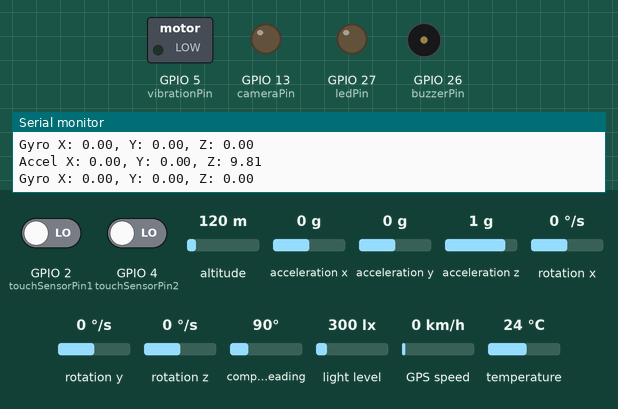
This sketch was run on a simulated ESP32. Shown: switched loads named in the sketch (green lamp = pin HIGH), output pins drawn as LEDs (lit = HIGH), buzzer (waves = sounding), the last lines printed to the serial monitor. The inputs (shaded band) are chosen by the test bench; at power-on: GPIO 2 (touchSensorPin1) LOW, light level 300 lx, altitude 120 m, GPIO 4 (touchSensorPin2) LOW, acceleration x 0 g, acceleration y 0 g, acceleration z 1 g, rotation x 0 °/s, rotation y 0 °/s, rotation z 0 °/s, compass heading 90°, GPS speed 0 km/h, temperature 24 °C. WiFi joins after 1.5 s; servers stay silent unless stated; the GPS gets a fix after 3 s at 37.7749, -122.4194 with 8 satellites; pins used as bus, display or sensor lines are not drawn.

Above: at 3.2 s.
3.3 s: GPIO 2 (touchSensorPin1) driven HIGH
At 7.27 s:
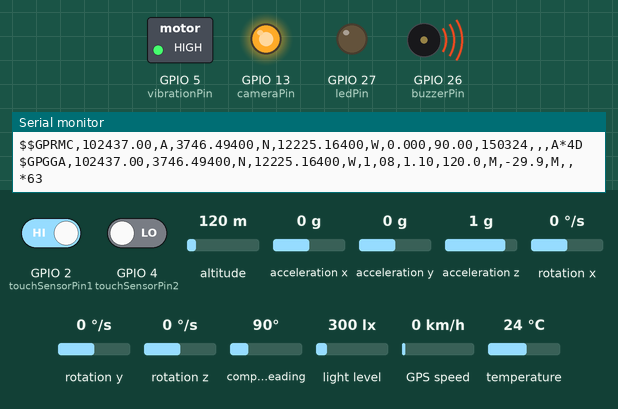
7.3 s: light level set to 32 lx
11.3 s: light level set to 26 lx
At 14.0 s:
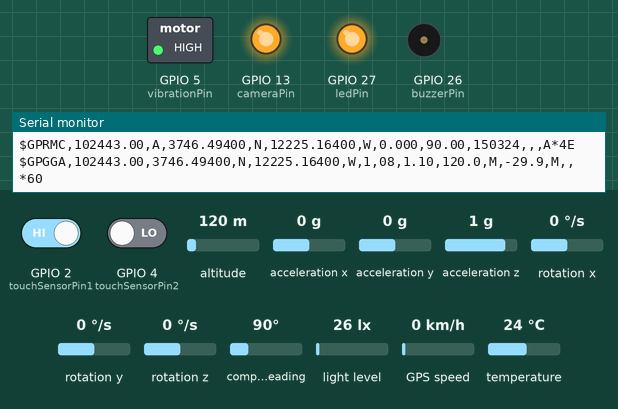
15.3 s: altitude set to 20 m
19.3 s: light level set to 40 lx
At 21.7 s:
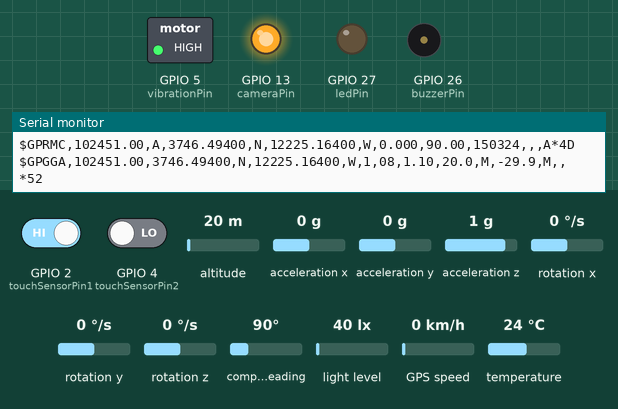
23.3 s: light level set to 8 lx
At 27.38 s:
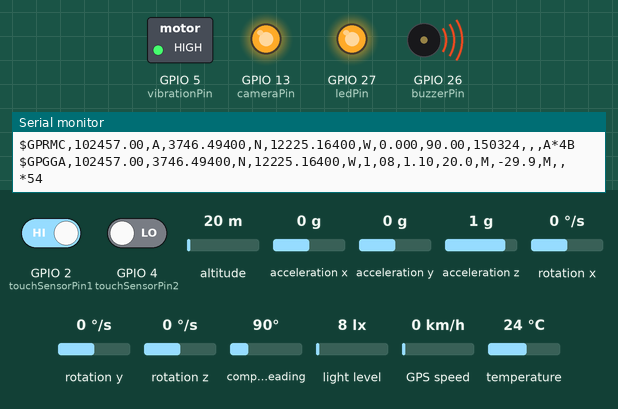
Timing chart, 0 to 28.3 s (numbered marks = the images above; inputs shaded):
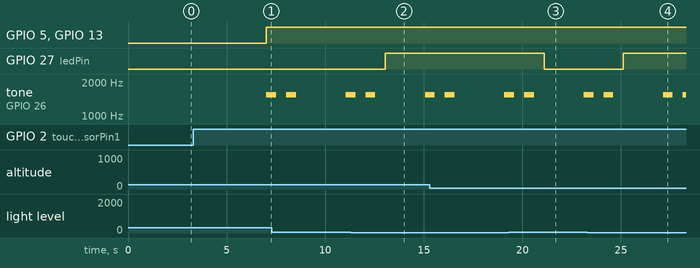

Measured:
- the behaviour switches between 29 and 28 lx on light level (found by bisection; images 1 and 2)
- after the input at 3.3 s, GPIO 5 (vibrationPin), GPIO 13 (cameraPin): LOW → HIGH after 3.7 s; tone on GPIO 26 (buzzerPin): silent → 1535 Hz after 3.7 s
- after the input at 11.3 s, GPIO 27 (ledPin): LOW → HIGH after 1.8 s
- after the input at 19.3 s, GPIO 27 (ledPin): HIGH → LOW after 1.8 s
- after the input at 23.3 s, GPIO 27 (ledPin): LOW → HIGH after 1.8 s

The sketch:

Project_code_b4_MIC.ino
```cpp
#include <WiFi.h>
#include <HTTPClient.h>
#include <WiFiClientSecure.h>  // Include WiFiClientSecure for HTTPS
#include <HardwareSerial.h>
#include <TinyGPS++.h>
#include <Wire.h>
#include <Adafruit_MPU6050.h>
#include <Adafruit_Sensor.h>
#include <BH1750.h>  // Include the BH1750 library for the light sensor

Adafruit_MPU6050 mpu; // MPU6050 object
TinyGPSPlus gps; // GPS object
HardwareSerial neo6m(1); // Use hardware serial port 1 on ESP32
BH1750 lightMeter;  // Create an instance of the BH1750 sensor

// WiFi credentials
const char* ssid = "<SSID>";
const char* password = "<PASSWORD>";
// int runOnce = 1;

// Touch sensor and actuator pins
#define touchSensorPin1 2   // GPIO2 (D2) for first TTP 223 touch sensor
#define touchSensorPin2 4   // GPIO4 (D4) for second TTP 223 touch sensor
#define vibrationPin 5      // GPIO5 for the vibration module
#define buzzerPin 26        // GPIO25 for the buzzer
#define ledPin 27           // GPIO13 for the LED controlled by light sensor
//CAM
#define cameraPin 13  // GPIO13 for camera

// GPS module pins
#define gpsRxPin 16         // GPIO16 for Tx pin of GPS module
#define gpsTxPin 17         // GPIO17 for Rx pin of GPS module

int globMode;
bool State = false;
bool gyroTriggered = false;
bool sensor1State = false;
bool sensor2State = false;
// bool vibrationOn = false;
bool buzzerOn = false;
bool emergencyActive = false;  // To track if emergency is active
unsigned long vibrationStartTime = 0;
const unsigned long vibrationDuration = 10000; // 10 seconds

// Light sensor threshold
const float lightThreshold = 28.0; // Light intensity threshold in lux

// Long press configuration
const unsigned long touchDuration = 3000; // 3 seconds
unsigned long touchStartTime1 = 0;
unsigned long touchStartTime2 = 0;

void setup() {
  pinMode(touchSensorPin1, INPUT);  // Set touch sensor 1 pin as input
  pinMode(touchSensorPin2, INPUT);  // Set touch sensor 2 pin as input
  pinMode(vibrationPin, OUTPUT);    // Set vibration module pin as output
  pinMode(buzzerPin, OUTPUT);       // Set buzzer pin as output
  pinMode(ledPin, OUTPUT);          // Set LED pin as output
  digitalWrite(vibrationPin, LOW);  // Ensure vibration module is off initially
  digitalWrite(buzzerPin, LOW);     // Ensure buzzer is off initially
  digitalWrite(ledPin, LOW);        // Ensure LED is off initially

  pinMode(cameraPin, OUTPUT);  // Set camera pin as output

  Serial.begin(115200);             // Initialize serial communication

  WiFi.begin(ssid, password); // Connect to WiFi with ESP32-specific parameters
  neo6m.begin(9600, SERIAL_8N1, gpsRxPin, gpsTxPin); // Start serial communication with GPS module

  while (!Serial) delay(10);        // Wait for serial monitor to open
  // Serial.println("Initializing MPU6050...");

  if (!mpu.begin()) {
    Serial.println("Failed to find MPU6050 chip");
    while (1) { delay(10); }
  }

  mpu.setAccelerometerRange(MPU6050_RANGE_2_G);
  mpu.setGyroRange(MPU6050_RANGE_250_DEG);
  mpu.setFilterBandwidth(MPU6050_BAND_21_HZ);

  Serial.println("Connecting to WiFi...");
  while (WiFi.status() != WL_CONNECTED) {
    delay(1000);
    Serial.print(".");
  }
  Serial.println("\nWiFi connected");

  Serial.println("Initializing GPS module...");
  neo6m.begin(9600, SERIAL_8N1, gpsRxPin, gpsTxPin);

  // Serial.println("Initializing light sensor...");
  if (!lightMeter.begin(BH1750::CONTINUOUS_HIGH_RES_MODE)) {
    Serial.println("Error initializing BH1750");
    while (1);
  }

  Serial.println("Setup completed.");
}

static void smartdelay_gps(unsigned long ms) {
  unsigned long start = millis();
  do {
    while (neo6m.available()) {
      char c = neo6m.read();
      Serial.write(c);  // Print raw data for debugging
      gps.encode(c);
    }
  } while (millis() - start < ms);
}

String generateMapLink(float lat, float lon) {
  String latDirection = (lat >= 0) ? "N" : "S";  // Determine if latitude is North or South
  String lonDirection = (lon >= 0) ? "E" : "W";  // Determine if longitude is East or West

  // Convert latitude and longitude to absolute values for formatting
  float absLat = abs(lat);
  float absLon = abs(lon);

  // Construct the formatted URL string
  String mapLink = "https://www.google.com/maps/place/";
  mapLink += String(absLat, 6);  // Append latitude with 6 decimal places
  mapLink += latDirection;       // Append North (N) or South (S)
  mapLink += String(absLon, 6);  // Append longitude with 6 decimal places
  mapLink += lonDirection;       // Append East (E) or West (W)
  mapLink += "/";

  return mapLink;
}

void sendMsg(int emg_mode, float lat, float lon) {
    String mapLink = generateMapLink(lat, lon);
    String msgString;
    if (emg_mode == 0) {
      msgString = "Emergency\n\n" + mapLink;
    } else {
      msgString = "Health emergency\n\n" + mapLink;
    }
    Serial.println(msgString);
}

void updateLocation_sendMSG(int mode) {
  smartdelay_gps(1000); // Collect GPS data

  if (WiFi.status() == WL_CONNECTED) {
    if (gps.location.isUpdated()) {
      Serial.print(F("Location: "));
      if (gps.location.isValid()) {
        Serial.print("Lat: ");
        Serial.print(gps.location.lat(), 6);
        Serial.print(F(", Lng: "));
        Serial.print(gps.location.lng(), 6);
        Serial.println();

        sendMsg(mode, gps.location.lat(), gps.location.lng());

        Serial.println(F("Location update sent."));
      } else {
        Serial.println(F("INVALID"));
      }
    }
  }
}

void activateEmergency(int mode) {
  digitalWrite(vibrationPin, HIGH);  // Turn on vibration module
  // vibrationOn = true;                // Set vibration state to on
  vibrationStartTime = millis();     // Record the start time

  digitalWrite(buzzerPin, HIGH);  // Turn on buzzer
  tone(buzzerPin, 1535, 500);      // Sound the buzzer with a frequency of 200 Hz
  buzzerOn = true;

  emergencyActive = true;   // Mark emergency as active


  digitalWrite(cameraPin, HIGH);    //Camera

  gyroTriggered = false;

  // Initial GPS and message sending
  updateLocation_sendMSG(mode);
}

void deactivateEmergency() {
  digitalWrite(vibrationPin, LOW);   // Turn off vibration module
  // vibrationOn = false;               // Reset vibration state

  digitalWrite(buzzerPin, LOW);      // Turn off buzzer
  noTone(buzzerPin);                 // Stop the tone (optional)
  buzzerOn = false;                  // Reset buzzer state

  digitalWrite(ledPin, LOW);         // Turn off LED when emergency is deactivated
  digitalWrite(cameraPin, LOW);   // Turn off camera

  emergencyActive = false;           // Mark emergency as inactive
}

void controlLEDByLightSensor() {
  float lux = lightMeter.readLightLevel(); // Read the light intensity in lux

  Serial.print("Light Intensity: ");
  Serial.print(lux);
  Serial.println(" lux");

  if (lux < lightThreshold) {
    digitalWrite(ledPin, HIGH); // Turn on LED
    // Serial.println("It's dark, LED ON");
  } else {
    digitalWrite(ledPin, LOW); // Turn off LED
    // Serial.println("It's bright, LED OFF");
  }
}

void loop() {
  // Read touch sensors
  sensor1State = digitalRead(touchSensorPin1);
  sensor2State = digitalRead(touchSensorPin2);

  // Read gyroscope data
  sensors_event_t a, g, temp;
  mpu.getEvent(&a, &g, &temp);

  Serial.printf("Accel X: %.2f, Y: %.2f, Z: %.2f\n", a.acceleration.x, a.acceleration.y, a.acceleration.z);
  Serial.printf("Gyro X: %.2f, Y: %.2f, Z: %.2f\n", g.gyro.x, g.gyro.y, g.gyro.z);
  // Serial.printf("Temp: %.2f C\n", temp.temperature);

  // Check for sudden movement
  if (abs(a.acceleration.x) > 15 || abs(a.acceleration.y) > 15 || abs(a.acceleration.z) > 15 ||
      abs(g.gyro.x) > 120 || abs(g.gyro.y) > 120 || abs(g.gyro.z) > 120) {

    if (!gyroTriggered) {
      Serial.println("Sudden movement detected - Vibration activated.");

      digitalWrite(vibrationPin, HIGH);  // Turn on vibration module
      // vibrationOn = true;                // Set vibration state to on
      gyroTriggered = true;
      vibrationStartTime = millis();     // Record the start time
    }
  }

  // Check if vibration has been on for more than the threshold
  if (gyroTriggered && ((millis() - vibrationStartTime) >= vibrationDuration)) {
    Serial.println("Vibration duration exceeded - Emergency activated");
    globMode = 1;
    activateEmergency(globMode);
  }

  // Check for long press activation on touch sensor 1 or 2
  if (sensor1State || sensor2State) {
    //for touch sensor 1
    if (touchStartTime1 == 0) { // If not already timing
      touchStartTime1 = millis(); // Start timing
    } else if (millis() - touchStartTime1 >= touchDuration) {
      // if (!vibrationOn) {                                                           //WHY?
      //   // Serial.println("Touch sensor 1 long press - Emergency activated");
      //   activateEmergency(0);
      // }
      globMode = 0;
      activateEmergency(globMode);
    }
    //for touch sensor 2
    if (touchStartTime2 == 0) { // If not already timing
      touchStartTime2 = millis(); // Start timing
    } else if (millis() - touchStartTime2 >= touchDuration) {
      // if (!vibrationOn) {
      //   // Serial.println("Touch sensor 2 long press - Emergency activated");
      //   activateEmergency(0);
      // }
      globMode = 0;
      activateEmergency(globMode);
    }
  } else {
    touchStartTime1 = 0; // Reset the timer if touch is released
    touchStartTime2 = 0; // Reset the timer if touch is released
  }

  // Deactivate emergency if both touch sensors are touched simultaneously
  if (sensor1State && sensor2State) {
    Serial.println("Both touch sensors activated - Emergency deactivated");
    deactivateEmergency();
  }

  // If emergency is active, check lux reading and turn the flash on
  if (emergencyActive) {
    controlLEDByLightSensor();
    // GPS and message sending
    updateLocation_sendMSG(globMode);
  }

  delay(1000); // Delay for stability
}
```
